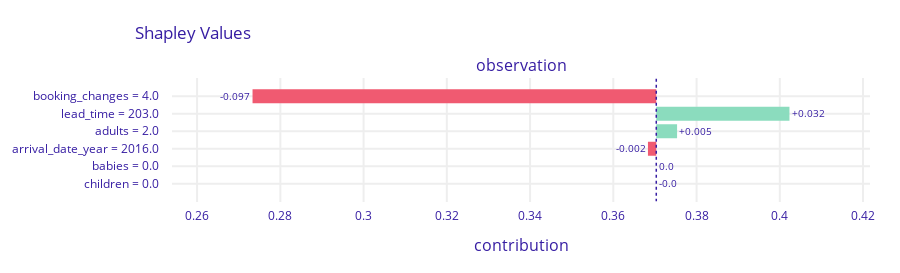

This figure's notebook cell:
### Code cell
sh_observation.plot(bar_width = 16)

### Figure 1 — Plotly figure (JSON) as saved in the notebook; plotly's stock layout.template omitted (floating-point values rounded to 4 significant figures)
{"data": [{"base": 0.3703, "hoverinfo": "text", "hoverlabel": {"bgcolor": "rgba(0,0,0,0.8)"}, "hovertext": ["Average response: 0.37<br>Prediction: 0.308<br>booking_changes = 4.0<br>decreases average response <br>by 0.097", "Average response: 0.37<br>Prediction: 0.308<br>lead_time = 203.0<br>increases average response <br>by 0.032", "Average response: 0.37<br>Prediction: 0.308<br>adults = 2.0<br>increases average response <br>by 0.005", "Average response: 0.37<br>Prediction: 0.308<br>arrival_date_year = 2016.0<br>decreases average response <br>by 0.002", "Average response: 0.37<br>Prediction: 0.308<br>babies = 0.0<br>decreases average response <br>by 0.0", "Average response: 0.37<br>Prediction: 0.308<br>children = 0.0<br>decreases average response <br>by 0.0"], "marker": {"color": ["#f05a71", "#8bdcbe", "#8bdcbe", "#f05a71", "#8bdcbe", "#f05a71"]}, "orientation": "h", "showlegend": false, "text": ["-0.097", "+0.032", "+0.005", "-0.002", "0.0", "-0.0"], "textposition": "outside", "type": "bar", "x": [-0.097, 0.032, 0.005, -0.002, 0, 0], "xaxis": "x", "y": ["booking_changes = 4.0", "lead_time = 203.0", "adults = 2.0", "arrival_date_year = 2016.0", "babies = 0.0", "children = 0.0"], "yaxis": "y"}], "layout": {"annotations": [{"font": {"size": 16}, "showarrow": false, "text": "observation", "x": 0.5, "xanchor": "center", "xref": "paper", "y": 1, "yanchor": "bottom", "yref": "paper"}, {"font": {"size": 16}, "showarrow": false, "text": "contribution", "x": 0.5, "xanchor": "center", "xref": "paper", "y": 0, "yanchor": "top", "yref": "paper", "yshift": -30}], "font": {"color": "#371ea3"}, "height": 273, "margin": {"b": 71, "r": 30, "t": 78}, "shapes": [{"line": {"color": "#371ea3", "dash": "dot", "width": 1.5}, "type": "line", "x0": 0.3703, "x1": 0.3703, "xref": "x", "y0": -1, "y1": 6, "yref": "y"}], "title": {"text": "Shapley Values", "x": 0.15}, "xaxis": {"anchor": "y", "automargin": true, "domain": [0, 1], "fixedrange": true, "gridwidth": 2, "range": [0.254, 0.4217], "tickcolor": "white", "ticklen": 3, "ticks": "outside", "type": "linear", "zeroline": false}, "yaxis": {"anchor": "x", "automargin": true, "autorange": "reversed", "domain": [0, 1], "fixedrange": true, "gridwidth": 2, "tickcolor": "white", "ticklen": 10, "ticks": "outside", "type": "category"}}}
